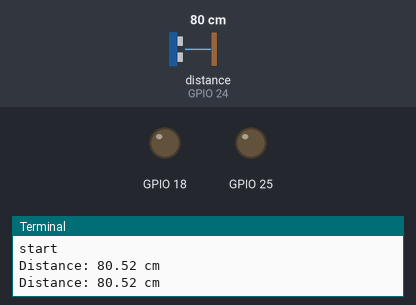
Simulated run of this program. Board: Raspberry Pi (BCM pin numbers). Shown: output pins drawn as LEDs (lit = HIGH), the last lines printed to the terminal. The test bench sets the inputs (shaded band); at power-on: distance to the obstacle (sensor on GPIO 24) 80 cm. The echo pulse lasts 58.3 µs per cm; no MQTT or app messages arrive unless stated; pins used as bus, display or sensor lines are not drawn.

Above: at 1.3 s.
1.4 s: distance to the obstacle (sensor on GPIO 24) set to 6 cm
2.9 s: distance to the obstacle (sensor on GPIO 24) set to 3 cm
At 4.3 s:
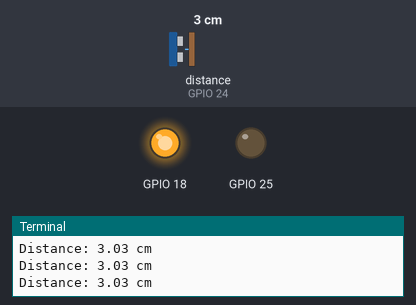
4.6 s: distance to the obstacle (sensor on GPIO 24) set to 2 cm
At 5.6 s:
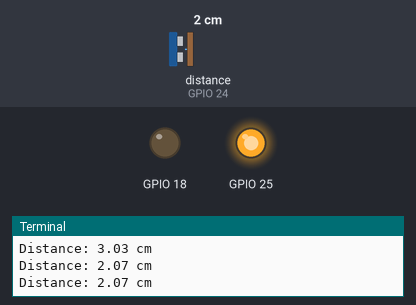
6.1 s: distance to the obstacle (sensor on GPIO 24) set to 4 cm
At 7.0 s:
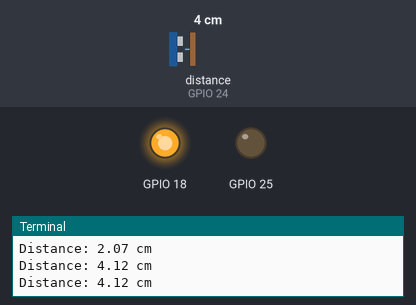
7.6 s: distance to the obstacle (sensor on GPIO 24) set to 9 cm
At 8.3 s:
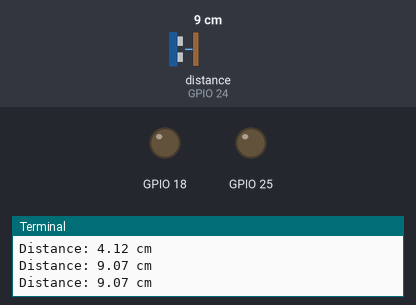
Timing chart, 0 to 10.1 s (numbered marks = the images above; inputs shaded):
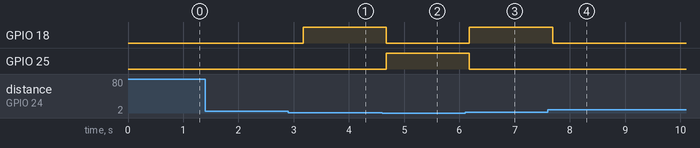

The program:

pub2.py
```python
import RPi.GPIO as gpio
import time
import paho.mqtt.client as mqtt
from LightState import MyLight
from template import sensor

class ultrasensor(sensor):
	def __init__(self,trig,echo):
		self.trig=trig
		self.echo=echo

		self.mqttc=mqtt.Client("python_pub2")
		self.mqttc.connect("127.0.0.1",1883)
		self.red= MyLight(25)
		self.yellow=MyLight(18)
		print('start')
		gpio.setmode(gpio.BCM)
		gpio.setup(self.trig, gpio.OUT)
		gpio.setup(self.echo, gpio.IN)
	def exectue(self):
		gpio.output(self.trig,False)
                time.sleep(0.5)
                gpio.output(self.trig, True)
                time.sleep(0.00001)
                gpio.output(self.trig, False)
                while gpio.input(self.echo)==0 :
                        self.pulse_start= time.clock()
                while gpio.input(self.echo) ==1 :
                        self.pulse_end= time.clock()
                self.pulse_duration= self.pulse_end - self.pulse_start
                self.distance=self.pulse_duration* 17241
                self.distance=round(self.distance,2)
	def sendmessage(self):
                self.mqttc.publish("environment/ultrasonic",self.distance)
	def printmessage(self):
                print("Distance:",self.distance,"cm")
	def judgement(self):
                if self.distance <=5 :

                        self.yellow.turnOn()
                        if self.distance <=3 :
                                self.yellow.turnOff()
                                self.red.turnOn()
                        else :
                                self.red.turnOff()
                                self.yellow.turnOn()
                else :

                        self.yellow.turnOff()
                        self.red.turnOff()


try:
	ultra=ultrasensor(23,24)

        while True:
                ultra.exectue()
                ultra.sendmessage()
	        ultra.printmessage()
		ultra.judgement()


except:
	gpio.cleanup()
```

LightState.py
```python
from Light import Light


import RPi.GPIO as gpio


class On(Light):
	def __init__(self,num):
		self.output=num

	def turnOff(self) :

		gpio.output(self.output,False)
		return Off(self.output)
	def turnOn(self):

		return On(self.output)

class Off(Light):
	 def __init__(self,num):
                self.output=num

         def turnOn(self) :

                gpio.output(self.output,True)
                return On(self.output)
	 def turnOff(self):

		return Off(self.output)

class MyLight:
	def __init__(self,num):

		self.output=num

                gpio.setmode(gpio.BCM)
                gpio.setup(num,gpio.OUT)
                gpio.output(self.output,False)

		self.light=Off(self.output)
	def turnOn(self):


		self.light=self.light.turnOn()
	def turnOff(self):


		self.light=self.light.turnOff()
```

template.py
```python
from abc import ABCMeta, abstractmethod

class sensor:
	def execute(self):
		pass
	def sendmessage(self):
		pass
	def printmessage(self):
		pass
	def judgement(self):
		pass
```

Light.py
```python
from abc import ABCMeta, abstractmethod

class Light:
	def turnOn(self):
		pass
	def turnOff(self):
		pass
```

Measured:
- the behaviour switches between 5 and 4 cm on distance to the obstacle (sensor on GPIO 24) (found by bisection; images 0 and 1)
- the behaviour switches between 2 and 3 cm on distance to the obstacle (sensor on GPIO 24) (found by bisection; images 2 and 3)
- after the input at 2.9 s, GPIO 18: LOW → HIGH after 0.27 s
- after the input at 4.6 s, GPIO 18: HIGH → LOW after 0.07 s; GPIO 25: LOW → HIGH after 0.07 s
- after the input at 6.1 s, GPIO 18: LOW → HIGH after 0.08 s; GPIO 25: HIGH → LOW after 0.08 s
- after the input at 7.6 s, GPIO 18: HIGH → LOW after 0.08 s
